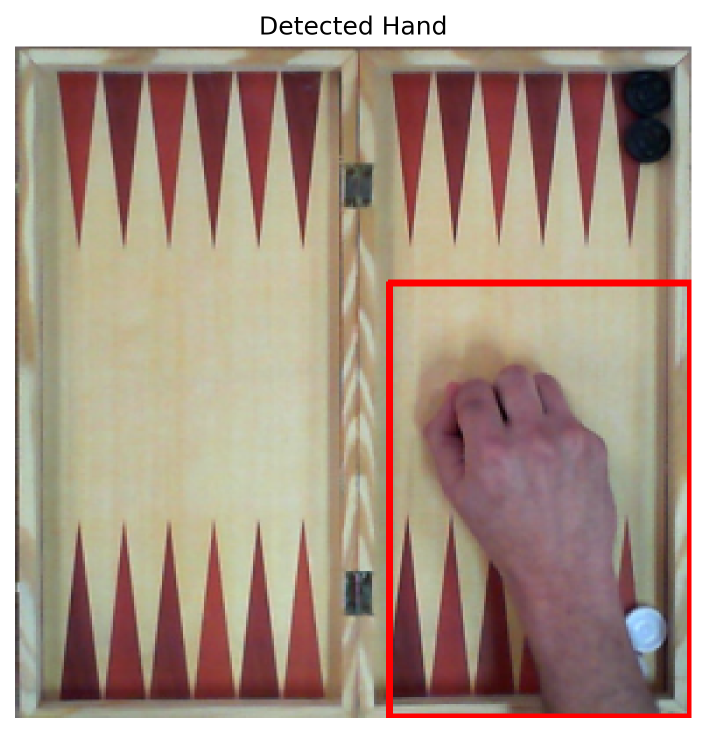
#> input picture assets/final_images/hand/bbox.png, 1412 x 1466 px (shown at 1/2 size)
$ python -i dice_analysis.py   (imports and definitions only)
#> lines starting #> are read from the running program, lines starting #| are printed output that depends on the picture; after the words box and inside, x2 and y2 are one past the last pixel; in counts of white or black regions, pixels touching at a corner belong together
import numpy as np
import cv2
from sklearn.cluster import DBSCAN
from scipy.signal import find_peaks
import matplotlib.pyplot as plt
import os
from skimage.metrics import structural_similarity as ssim
from tqdm import tqdm

"""Image Processing -------------------------------------------------------------------------------------------------"""
# [119 lines left out: functions extract_patch, compare_patches, safe_polyfit, detect_board, not called in this run]

def black_threshold(img, n_bins = 64): # Image in BGR format
#> called with n_bins = 64
    blue_hist = cv2.calcHist([img], [2], None, [n_bins], [0, 256])
#> blue_hist = 64 values, max 248721 at index 63, min 118 at index 53, mean 32343.6
    # plt.plot(blue_hist, color='b', label="Blue"), plt.show()
    blue_hist_smooth = cv2.GaussianBlur(blue_hist, (5, 5), 0)  # Adjust kernel size as needed
#> blue_hist_smooth = 64 values, max 110244.6 at index 39, min 153.6 at index 52, mean 30954.2
    # plt.plot(blue_hist_smooth, color='b', label="Blue"), plt.show()
    peaks = find_peaks(blue_hist_smooth.flatten(), prominence=0.001)[0]  # Adjust prominence as needed
#> peaks = [14, 31, 39, 56]
    if blue_hist_smooth.flatten()[0] > blue_hist_smooth.flatten()[1]: # Peak is at the start boundary
      black_thresh = (np.argmin(blue_hist_smooth[:peaks[0]])) * (256 / n_bins)
#> black_thresh = 12
    # elif len(peaks) > 1:
    else:
      black_thresh = (np.argmin(blue_hist_smooth[peaks[0]:peaks[1]]) + peaks[0]) * (256 / n_bins)
    # else:
    #     black_thresh = 200
    # print(f"Black Threshold: {black_thresh}")
    black_mask = cv2.threshold(img[:, :, 2], black_thresh, 255, cv2.THRESH_BINARY_INV)[1]
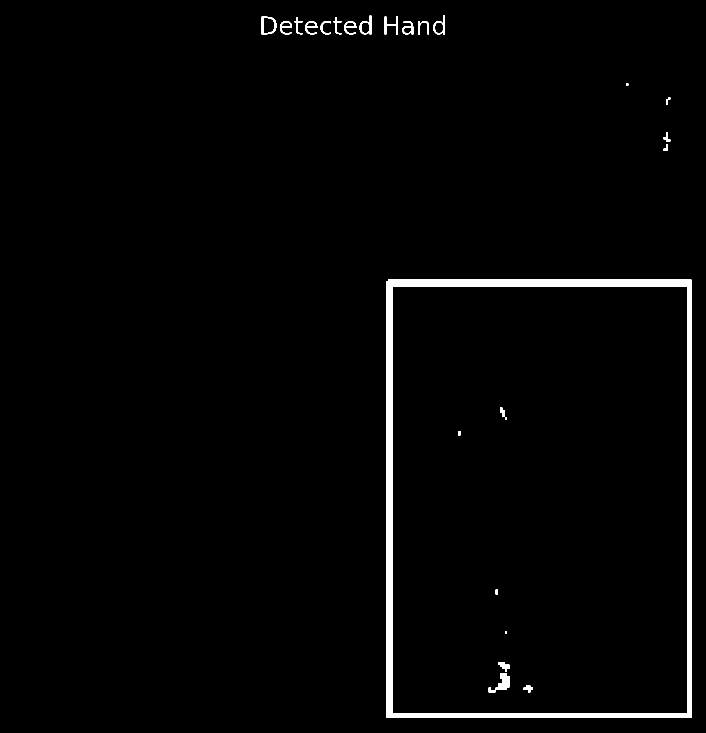
#> black_mask: shape (1466, 1412) (shown at 1/2 size); 1.9% white; 24 white regions, largest, box (x1, y1, x2, y2) and area: (772, 559, 1383, 1436) 33679, (977, 1347, 1019, 1385) 708, (523, 33, 553, 69) 386
    # plt.figure(figsize=(5, 5)), plt.title("Black"), plt.imshow(black_mask), plt.axis('off'), plt.tight_layout(), plt.show()
    return black_mask

# [288 lines left out: functions white_threshold, template_match, segment_checkers, detect_dice, easy_detect_dice, init_game, not called in this run]

"""Main -------------------------------------------------------------------------------------------------------------"""
# [62 lines left out: function main, not called in this run]


# [3 lines not run here, left out]

>>> import cv2
>>> picture = cv2.cvtColor(cv2.imread('../assets/final_images/hand/bbox.png'), cv2.COLOR_BGR2RGB)
>>> result = black_threshold(picture)
